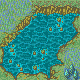

A level layout from a 2D game, rendered from its tile map. Below: a short description, then the map file with its tile-grid data intact:
An orthogonal 5x5 tile map with 16x16 px tiles, 1 tile layer (Tile Layer 1).

<map version="1.4" tiledversion="2021.01.13" orientation="orthogonal" renderorder="right-down" width="5" height="5" tilewidth="16" tileheight="16" infinite="0" nextlayerid="2" nextobjectid="1">
 <tileset firstgid="1" name="UpdatedVillage.png" tilewidth="16" tileheight="16" tilecount="1024" columns="32">
  <image source="UpdatedVillage.png" trans="ffffff" width="512" height="512" />
 </tileset>
 <layer id="1" name="Tile Layer 1" width="5" height="5">
  <data encoding="csv">
194,73,725,726,727,
73,668,672,703,731,
664,672,475,639,635,
734,475,704,699,106,
634,693,695,631,420
</data>
 </layer>
</map>
